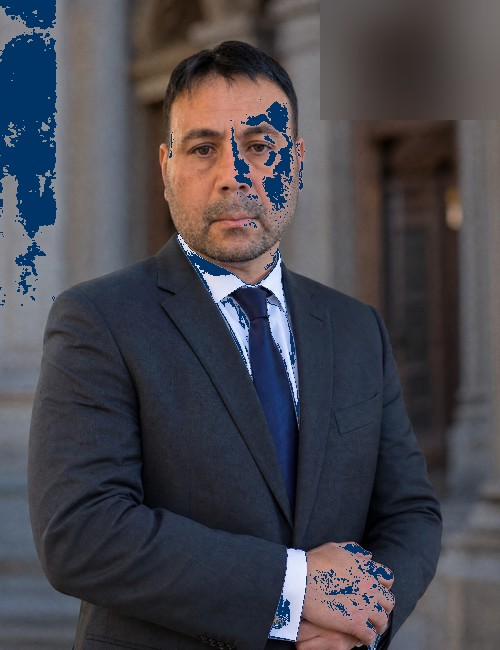
#> input picture assets/ricardo-vernal-hero.jpg, 500 x 650 px
$ python cambiar_fondo_imagen.py
#> lines starting #> are read from the running program, lines starting #| are printed output that depends on the picture
from PIL import Image
import os

# Rutas
input_path = "assets/ricardo-vernal-hero.jpg"
output_path = "assets/ricardo-vernal-hero.jpg"

# Color azul marino de la página
azul_noche = (0, 51, 102)  # #003366

try:
    # Abrir imagen
    img = Image.open(input_path)
#> img is the input picture: PIL image 500x650 RGB; mean R, G, B 72, 70.5, 77.8
    print(f"✅ Imagen abierta: {img.size}")
#| ✅ Imagen abierta: (500, 650)

    # Convertir a RGB si es necesario
    if img.mode != 'RGB':
        img = img.convert('RGB')

    # Crear nueva imagen
    pixels = img.load()
    width, height = img.size
#> width = 500; height = 650

    # Reemplazar fondo gris por azul marino
    for y in range(height):
        for x in range(width):
            r, g, b = pixels[x, y]

            # Si el píxel es gris (valores similares) y claro, reemplazar
            if (160 <= r <= 200 and 160 <= g <= 200 and 160 <= b <= 200):
                # Mantener gradualmente hacia los bordes
                pixels[x, y] = azul_noche
            elif (140 <= r <= 220 and 140 <= g <= 220 and 140 <= b <= 220):
                # Gris más claro
                pixels[x, y] = azul_noche

    print(f"✅ Fondo reemplazado con azul marino")

    # Guardar
    img.save(output_path, "JPEG", quality=90, optimize=True)
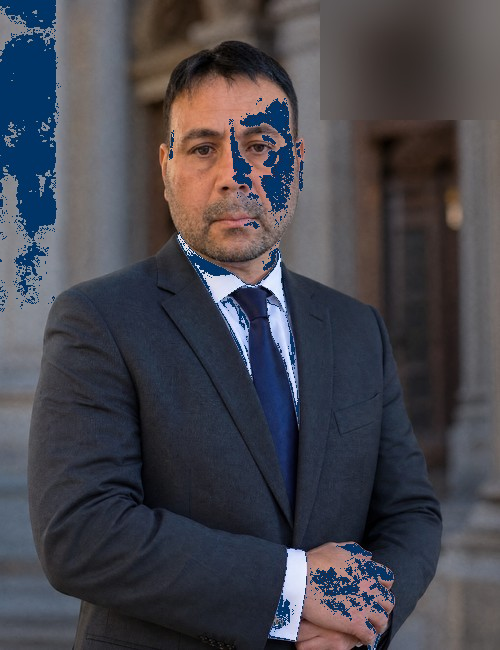
#> saved as ricardo-vernal-hero.jpg: PIL image 500x650 RGB; mean R, G, B 70.6, 69.7, 77.4
    print(f"✅ Imagen guardada: {output_path}")
    print(f"\n🎉 ¡Fondo actualizado!")

except Exception as e:
    print(f"❌ Error: {e}")
